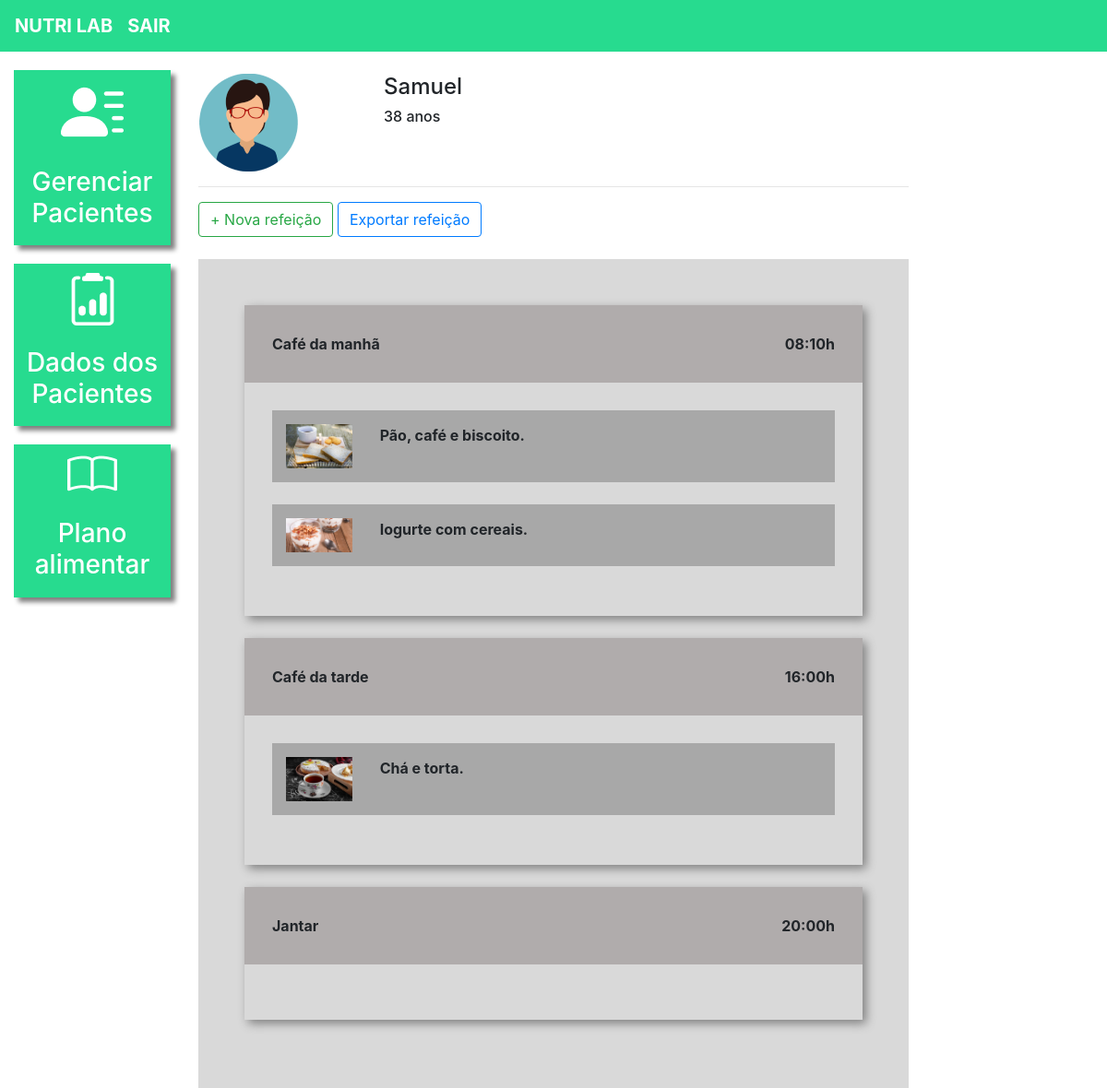
Screenshot of /plano_alimentar/3/ (signed in) with the database file from the repository.
### plataforma/models.py (models this page shows, shortened)
class Pacientes(models.Model):
    choices_sexo = (('F', 'Feminino'),
                    ('M', 'Masculino'))
    nome = models.CharField(max_length=50)
    sexo = models.CharField(max_length=1, choices=choices_sexo)
    idade = models.IntegerField()
    email = models.EmailField()
    telefone = models.CharField(max_length=19)
    nutri = models.ForeignKey(User, on_delete=models.CASCADE)

class Refeicao(models.Model):
    paciente = models.ForeignKey(Pacientes, on_delete=models.CASCADE)
    titulo = models.CharField(max_length=50)
    horario = models.TimeField()
    carboidratos = models.IntegerField()
    proteinas = models.IntegerField()
    gorduras = models.IntegerField()

class Opcao(models.Model):
    refeicao = models.ForeignKey(Refeicao, on_delete=models.CASCADE)
    imagem = models.ImageField(upload_to="opcao")
    descricao = models.TextField()

### plataforma/views.py (the view)
# urls.py: path('plano_alimentar/<str:id>/',
def plano_alimentar(request, id):
    paciente = get_object_or_404(Pacientes, id=id)
    if not paciente.nutri == request.user:
        messages.add_message(request, constants.ERROR, 'Esse paciente não é seu')
        return redirect('/plano_alimentar_listar/')
    if request.method == "GET":
        refeicoes = Refeicao.objects.filter(paciente=paciente).order_by('horario')
        opcoes = Opcao.objects.all()
        return render(request, 'plano_alimentar.html', {'paciente': paciente, 'refeicoes': refeicoes, 'opcoes': opcoes})

### plataforma/templates/plano_alimentar.html (shortened to what this page needs)
{% extends 'base_plataforma.html' %}
{% load static %}
{% block 'plataforma' %}
    <br>
    <div class="row">
        <div class="col-md-3">
            {% if paciente.sexo == "M" %}
                <img src="{% static 'plataforma/img/perfil2.png' %}">
            {% else %}
                <img src="{% static 'plataforma/img/perfil1.png' %}">
            {% endif %}
        </div>
        <div class="col-md-3 dados descricao">
            <h4>{{ paciente.nome }}</h4>
            <h6>{{ paciente.idade }} anos</h6>
        </div>
    </div>
    <hr>
    <button type="button" class="btn btn-outline-success" data-toggle="modal" data-target="#modal">
        + Nova refeição
    </button>
    <button type="button" class="btn btn-outline-primary">
        Exportar refeição
    </button>
    <br>
    <br>
    <div class="fundo-alimentar">
        {% for refeicao in refeicoes %}
            <div class="refeicao">
                <div class="head-refeicao">
                    <span>{{ refeicao.titulo }}</span>
                    <span style="float: right;">{{ refeicao.horario }}h</span>
                </div>
                <div class="body-refeicao">
                    {% for opcao in opcoes %}
                        {% if opcao.refeicao == refeicao %}
                            <div class="opcao">
                                <div class="row">
                                    <div class="col-md-2">
                                        <img width="100%" src="{{ opcao.imagem.url }}">
                                    </div>
                                    <div class="col-md-10">
                                        {{ opcao.descricao }}
                                    </div>
                                </div>
                            </div>
                            <br>
                        {% endif %}
                    {% endfor %}
                </div>
            </div>
            <br>
        {% endfor %}
    </div>
{% endblock %}

### templates/base_plataforma.html
{% extends 'base.html' %}
{% load static %}
{% block 'head' %}
    <link rel="stylesheet" href="{% static 'plataforma/css/css.css' %}">
    <link rel="stylesheet" href="{% static 'plataforma/css/plano_alimentar.css' %}">
{% endblock %}
{% block 'body' %}
    <div class="container-fluid">
        <div class="row">
            <div class="col-md-2">
                <a href="{% url 'pacientes' %}" class="link-lateral">
                    <div class="card-lateral">
                        <img src="{% static 'plataforma/img/paciente.png' %}">
                        <br>
                        <br>
                        <h3>Gerenciar Pacientes</h3>
                    </div>
                </a>
                <a href="{% url 'dados_paciente_listar' %}" class="link-lateral">
                    <div class="card-lateral">
                        <img src="{% static 'plataforma/img/dados_paciente.png' %}">
                        <br>
                        <br>
                        <h3>Dados dos Pacientes</h3>
                    </div>
                </a>
                <a href="{% url 'plano_alimentar_listar' %}" class="link-lateral">
                    <div class="card-lateral">
                        <img src="{% static 'plataforma/img/plano_alimentar.png' %}">
                        <br>
                        <br>
                        <h3>Plano alimentar</h3>
                    </div>
                </a>
            </div>
            <div class="col-md-8">
                {% block 'plataforma' %}
                {% endblock %}
            </div>
        </div>
    </div>
{% endblock %}

### templates/base.html (shortened to what this page needs)
{% load static %}
<!doctype html>
<html lang="pt-BR">
<head>
    {% block 'head' %}
    {% endblock %}
    <link rel="stylesheet" href="https://cdn.jsdelivr.net/npm/bootstrap@4.6.1/dist/css/bootstrap.min.css">
</head>
<body>
{% if user.is_authenticated %}
    <nav style="background-color: #27DB8F;" class="navbar navbar-expand-lg navbar-dark">
        <a style="font-weight: bold" class="navbar-brand" href="#">NUTRI LAB</a>
        <a style="font-weight: bold" class="navbar-brand" href="http://127.0.0.1:8000/auth/sair">SAIR</a>
    </nav>
{% endif %}
{% block 'body' %}
{% endblock %}
</body>
</html>

### templates/static/plataforma/css/css.css (style rules this page uses)
.card-lateral { background-color: #27DB8F; margin-top: 20px; padding: 10px; color: white; font-weight: bold; text-decoration: none; text-align: center; box-shadow: 5px 5px 5px gray; }
.dados { font-weight: bold; }
.descricao { margin-left: -12%; }
@media (max-width: 1300px) { .descricao { margin-left: 1px; } }

### templates/static/plataforma/css/plano_alimentar.css (style rules this page uses)
.fundo-alimentar { background-color: #D9D9D9; padding: 50px; }
.refeicao { box-shadow: 4px 4px 10px gray; }
.head-refeicao { background-color: #B0ACAC; padding: 30px; font-weight: bold; }
.body-refeicao { padding: 30px; font-weight: bold; }
.opcao { background-color: #A8A8A8; padding: 15px; }

### rows the page displays
Pacientes: nome "Samuel", idade "38"
Refeicao: titulo "Café da manhã", horario "08:10"
Opcao: imagem (picture), descricao "Pão, café e biscoito."
Opcao: imagem (picture), descricao "Iogurte com cereais."
Refeicao: titulo "Café da tarde", horario "16:00"
Opcao: imagem (picture), descricao "Chá e torta."
Refeicao: titulo "Jantar", horario "20:00"
